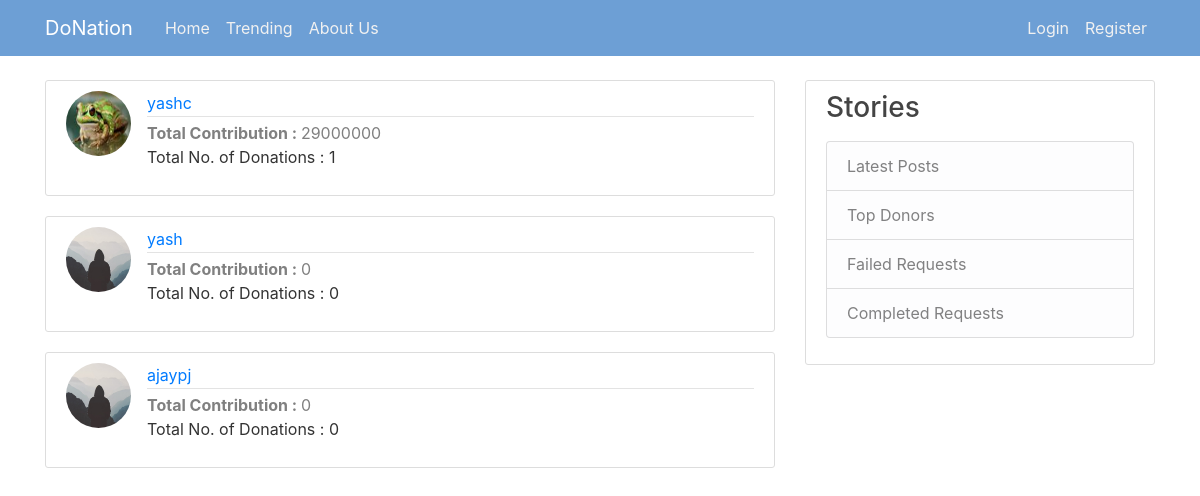
The app's page /topdonor with its own data.
### flaskblog/models.py (models this page shows, shortened)
class User(db.Model, UserMixin):
    id = db.Column(db.Integer, primary_key=True)
    username = db.Column(db.String(20), unique=True, nullable=False)
    email = db.Column(db.String(120), unique=True, nullable=False)
    image_file = db.Column(db.String(20), nullable=False, default='default.jpg')
    password = db.Column(db.String(60), nullable=False)
    posts = db.relationship('Post', backref='author', lazy=True)
    transactions = db.relationship('Transaction', backref='Contributor', lazy=True)
    no_of_succesful_transactions = db.Column(db.Integer,default = 0)
    total_contribution = db.Column(db.Integer,default = 0)

### flaskblog/routes.py (the view)
@app.route("/topdonor")
def topDonor():
    donors = User.query.order_by(User.total_contribution.desc()).all()
    return render_template('topdonors.html', donors=donors)

### flaskblog/templates/topdonors.html
{% extends "layout.html" %}
{% block content %}
    {% for donor in donors %}
        <article class="media content-section">
          <img class="rounded-circle article-img" src="{{ url_for('static', filename='profile_pics/' + donor.image_file) }}">
          <div class="media-body">
            <div class="article-metadata">
				<a class="mr-2" href="{{ url_for('user',user_id=donor.id) }}">{{ donor.username }}</a>
            </div>
            <h7 class="article-content" style="color:grey;"> <strong>Total Contribution : </strong>{{donor.total_contribution}}</h7>
            <p class="article-content">Total No. of Donations : {{ donor.no_of_succesful_transactions  }} </p>
          </div>
        </article>
    {% endfor %}
{% endblock content %}

### flaskblog/templates/layout.html (shortened to what this page needs)
<!DOCTYPE html>
<html>
<head>
    <link rel="stylesheet" href="https://maxcdn.bootstrapcdn.com/bootstrap/4.0.0/css/bootstrap.min.css">
    <link rel="stylesheet" type="text/css" href="{{ url_for('static', filename='main.css') }}">
</head>
<body>
    <header class="site-header">
      <nav class="navbar navbar-expand-md navbar-dark bg-steel fixed-top">
        <div class="container">
          <a class="navbar-brand mr-4" href="/">DoNation</a>
          <div class="collapse navbar-collapse" id="navbarToggle">
            <div class="navbar-nav mr-auto">
              <a class="nav-item nav-link" href="{{ url_for('home') }}">Home</a>
              <a class="nav-item nav-link" href="{{ url_for('trending') }}">Trending</a>
              <a class="nav-item nav-link" href="{{ url_for('about') }}">About Us</a>
            </div>
            <div class="navbar-nav">
              {% if current_user.is_authenticated %}
                <a class="nav-item nav-link" href="{{ url_for('new_post') }}">New Post</a>
                <a class="nav-item nav-link" href="{{ url_for('account') }}">Account</a>
                <a class="nav-item nav-link" href="{{ url_for('logout') }}">Logout</a>
              {% else %}
                <a class="nav-item nav-link" href="{{ url_for('login') }}">Login</a>
                <a class="nav-item nav-link" href="{{ url_for('register') }}">Register</a>
              {% endif %}
            </div>
          </div>
        </div>
      </nav>
    </header>
    <main role="main" class="container" >
      <div class="row">
        <div class="col-md-8">
          {% block content %}{% endblock %}
        </div>
        <div class="col-md-4">
          <div class="content-section">
            <h3>Stories</h3>
            <p class='text-muted'>
              <ul class="list-group">
                <a class="list-group-item list-group-item-light" href="{{ url_for('home') }} ">Latest Posts</a>
                <a class="list-group-item list-group-item-light" href="{{ url_for('topDonor') }}">Top Donors</a>
	            <a class="list-group-item list-group-item-light" href="{{ url_for('Failed_Requests') }}">Failed Requests</a>
	            <a class="list-group-item list-group-item-light" href="{{ url_for('Completed_Requests') }}">Completed Requests</a>
              </ul>
            </p>
          </div>
        </div>
      </div>
    </main>
</body>
</html>

### flaskblog/static/main.css (style rules this page uses)
body { background-image: url("https://d2v9y0dukr6mq2.cloudfront.net/video/thumbnail/itCjTBE/blue-smooth-flowing-waves-on-light-background-video-animation-hd-1920x1080_v1gtgzrrzg__F0008.png"); color: #333333; margin-top: 5rem; }
h1, h2, h3, h4, h5, h6 { color: #444444; }
.bg-steel { background-color: #6D9FD5; }
.site-header .navbar-nav .nav-link { color: #f1f1f1; }
.content-section { background: #ffffff; padding: 10px 20px; border: 1px solid #dddddd; border-radius: 3px; margin-bottom: 20px; }
.article-content { white-space: pre-line; }
.article-img { height: 65px; width: 65px; margin-right: 16px; }
.article-metadata { padding-bottom: 1px; margin-bottom: 4px; border-bottom: 1px solid #e3e3e3 }
*, *:before, *:after { box-sizing: border-box; }

### records on screen
User: image_file (picture), username "yashc", total_contribution "29000000", no_of_succesful_transactions "1"
User: image_file (placeholder picture), username "yash", total_contribution "0", no_of_succesful_transactions "0"
User: image_file (placeholder picture), username "ajaypj", total_contribution "0", no_of_succesful_transactions "0"
